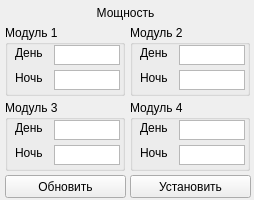
<?xml version="1.0" encoding="UTF-8"?>
<ui version="4.0">
 <class>Form</class>
 <widget class="QWidget" name="Form">
  <property name="geometry">
   <rect>
    <x>0</x>
    <y>0</y>
    <width>254</width>
    <height>200</height>
   </rect>
  </property>
  <property name="windowTitle">
   <string>Мощность</string>
  </property>
  <widget class="QGroupBox" name="groupBox">
   <property name="geometry">
    <rect>
     <x>5</x>
     <y>25</y>
     <width>120</width>
     <height>71</height>
    </rect>
   </property>
   <property name="title">
    <string>Модуль 1</string>
   </property>
   <widget class="QTextEdit" name="lsm__power_day__m0">
    <property name="geometry">
     <rect>
      <x>49</x>
      <y>20</y>
      <width>66</width>
      <height>20</height>
     </rect>
    </property>
    <property name="verticalScrollBarPolicy">
     <enum>Qt::ScrollBarAlwaysOff</enum>
    </property>
    <property name="horizontalScrollBarPolicy">
     <enum>Qt::ScrollBarAlwaysOff</enum>
    </property>
    <property name="readOnly">
     <bool>true</bool>
    </property>
   </widget>
   <widget class="QTextEdit" name="lsm__power_night__m0">
    <property name="geometry">
     <rect>
      <x>49</x>
      <y>45</y>
      <width>66</width>
      <height>20</height>
     </rect>
    </property>
    <property name="verticalScrollBarPolicy">
     <enum>Qt::ScrollBarAlwaysOff</enum>
    </property>
    <property name="horizontalScrollBarPolicy">
     <enum>Qt::ScrollBarAlwaysOff</enum>
    </property>
    <property name="readOnly">
     <bool>true</bool>
    </property>
   </widget>
   <widget class="QLabel" name="label_2">
    <property name="geometry">
     <rect>
      <x>10</x>
      <y>20</y>
      <width>36</width>
      <height>16</height>
     </rect>
    </property>
    <property name="text">
     <string>День</string>
    </property>
   </widget>
   <widget class="QLabel" name="label_6">
    <property name="geometry">
     <rect>
      <x>10</x>
      <y>45</y>
      <width>36</width>
      <height>16</height>
     </rect>
    </property>
    <property name="text">
     <string>Ночь</string>
    </property>
   </widget>
  </widget>
  <widget class="QGroupBox" name="groupBox_2">
   <property name="geometry">
    <rect>
     <x>130</x>
     <y>25</y>
     <width>120</width>
     <height>71</height>
    </rect>
   </property>
   <property name="title">
    <string>Модуль 2</string>
   </property>
   <widget class="QTextEdit" name="lsm__power_day__m1">
    <property name="geometry">
     <rect>
      <x>49</x>
      <y>20</y>
      <width>66</width>
      <height>20</height>
     </rect>
    </property>
    <property name="verticalScrollBarPolicy">
     <enum>Qt::ScrollBarAlwaysOff</enum>
    </property>
    <property name="horizontalScrollBarPolicy">
     <enum>Qt::ScrollBarAlwaysOff</enum>
    </property>
    <property name="readOnly">
     <bool>true</bool>
    </property>
   </widget>
   <widget class="QTextEdit" name="lsm__power_night__m1">
    <property name="geometry">
     <rect>
      <x>49</x>
      <y>45</y>
      <width>66</width>
      <height>20</height>
     </rect>
    </property>
    <property name="verticalScrollBarPolicy">
     <enum>Qt::ScrollBarAlwaysOff</enum>
    </property>
    <property name="horizontalScrollBarPolicy">
     <enum>Qt::ScrollBarAlwaysOff</enum>
    </property>
    <property name="readOnly">
     <bool>true</bool>
    </property>
   </widget>
   <widget class="QLabel" name="label_3">
    <property name="geometry">
     <rect>
      <x>10</x>
      <y>20</y>
      <width>36</width>
      <height>16</height>
     </rect>
    </property>
    <property name="text">
     <string>День</string>
    </property>
   </widget>
   <widget class="QLabel" name="label_7">
    <property name="geometry">
     <rect>
      <x>10</x>
      <y>45</y>
      <width>36</width>
      <height>16</height>
     </rect>
    </property>
    <property name="text">
     <string>Ночь</string>
    </property>
   </widget>
  </widget>
  <widget class="QGroupBox" name="groupBox_3">
   <property name="geometry">
    <rect>
     <x>5</x>
     <y>100</y>
     <width>120</width>
     <height>71</height>
    </rect>
   </property>
   <property name="title">
    <string>Модуль 3</string>
   </property>
   <widget class="QTextEdit" name="lsm__power_day__m2">
    <property name="geometry">
     <rect>
      <x>49</x>
      <y>20</y>
      <width>66</width>
      <height>20</height>
     </rect>
    </property>
    <property name="verticalScrollBarPolicy">
     <enum>Qt::ScrollBarAlwaysOff</enum>
    </property>
    <property name="horizontalScrollBarPolicy">
     <enum>Qt::ScrollBarAlwaysOff</enum>
    </property>
    <property name="readOnly">
     <bool>true</bool>
    </property>
   </widget>
   <widget class="QTextEdit" name="lsm__power_night__m2">
    <property name="geometry">
     <rect>
      <x>49</x>
      <y>45</y>
      <width>66</width>
      <height>20</height>
     </rect>
    </property>
    <property name="verticalScrollBarPolicy">
     <enum>Qt::ScrollBarAlwaysOff</enum>
    </property>
    <property name="horizontalScrollBarPolicy">
     <enum>Qt::ScrollBarAlwaysOff</enum>
    </property>
    <property name="readOnly">
     <bool>true</bool>
    </property>
   </widget>
   <widget class="QLabel" name="label_4">
    <property name="geometry">
     <rect>
      <x>10</x>
      <y>20</y>
      <width>36</width>
      <height>16</height>
     </rect>
    </property>
    <property name="text">
     <string>День</string>
    </property>
   </widget>
   <widget class="QLabel" name="label_8">
    <property name="geometry">
     <rect>
      <x>10</x>
      <y>45</y>
      <width>36</width>
      <height>16</height>
     </rect>
    </property>
    <property name="text">
     <string>Ночь</string>
    </property>
   </widget>
  </widget>
  <widget class="QGroupBox" name="groupBox_4">
   <property name="geometry">
    <rect>
     <x>130</x>
     <y>100</y>
     <width>120</width>
     <height>71</height>
    </rect>
   </property>
   <property name="title">
    <string>Модуль 4</string>
   </property>
   <widget class="QTextEdit" name="lsm__power_day__m3">
    <property name="geometry">
     <rect>
      <x>49</x>
      <y>20</y>
      <width>66</width>
      <height>20</height>
     </rect>
    </property>
    <property name="verticalScrollBarPolicy">
     <enum>Qt::ScrollBarAlwaysOff</enum>
    </property>
    <property name="horizontalScrollBarPolicy">
     <enum>Qt::ScrollBarAlwaysOff</enum>
    </property>
    <property name="readOnly">
     <bool>true</bool>
    </property>
   </widget>
   <widget class="QTextEdit" name="lsm__power_night__m3">
    <property name="geometry">
     <rect>
      <x>49</x>
      <y>45</y>
      <width>66</width>
      <height>20</height>
     </rect>
    </property>
    <property name="verticalScrollBarPolicy">
     <enum>Qt::ScrollBarAlwaysOff</enum>
    </property>
    <property name="horizontalScrollBarPolicy">
     <enum>Qt::ScrollBarAlwaysOff</enum>
    </property>
    <property name="readOnly">
     <bool>true</bool>
    </property>
   </widget>
   <widget class="QLabel" name="label_5">
    <property name="geometry">
     <rect>
      <x>10</x>
      <y>20</y>
      <width>36</width>
      <height>16</height>
     </rect>
    </property>
    <property name="text">
     <string>День</string>
    </property>
   </widget>
   <widget class="QLabel" name="label_9">
    <property name="geometry">
     <rect>
      <x>10</x>
      <y>45</y>
      <width>36</width>
      <height>16</height>
     </rect>
    </property>
    <property name="text">
     <string>Ночь</string>
    </property>
   </widget>
  </widget>
  <widget class="QLabel" name="label">
   <property name="geometry">
    <rect>
     <x>5</x>
     <y>5</y>
     <width>241</width>
     <height>16</height>
    </rect>
   </property>
   <property name="text">
    <string>Мощность</string>
   </property>
   <property name="alignment">
    <set>Qt::AlignCenter</set>
   </property>
  </widget>
  <widget class="QPushButton" name="pushButton">
   <property name="geometry">
    <rect>
     <x>5</x>
     <y>175</y>
     <width>121</width>
     <height>23</height>
    </rect>
   </property>
   <property name="text">
    <string>Обновить</string>
   </property>
  </widget>
  <widget class="QPushButton" name="pushButton_2">
   <property name="geometry">
    <rect>
     <x>130</x>
     <y>175</y>
     <width>121</width>
     <height>23</height>
    </rect>
   </property>
   <property name="text">
    <string>Установить</string>
   </property>
  </widget>
 </widget>
 <resources/>
 <connections/>
</ui>
